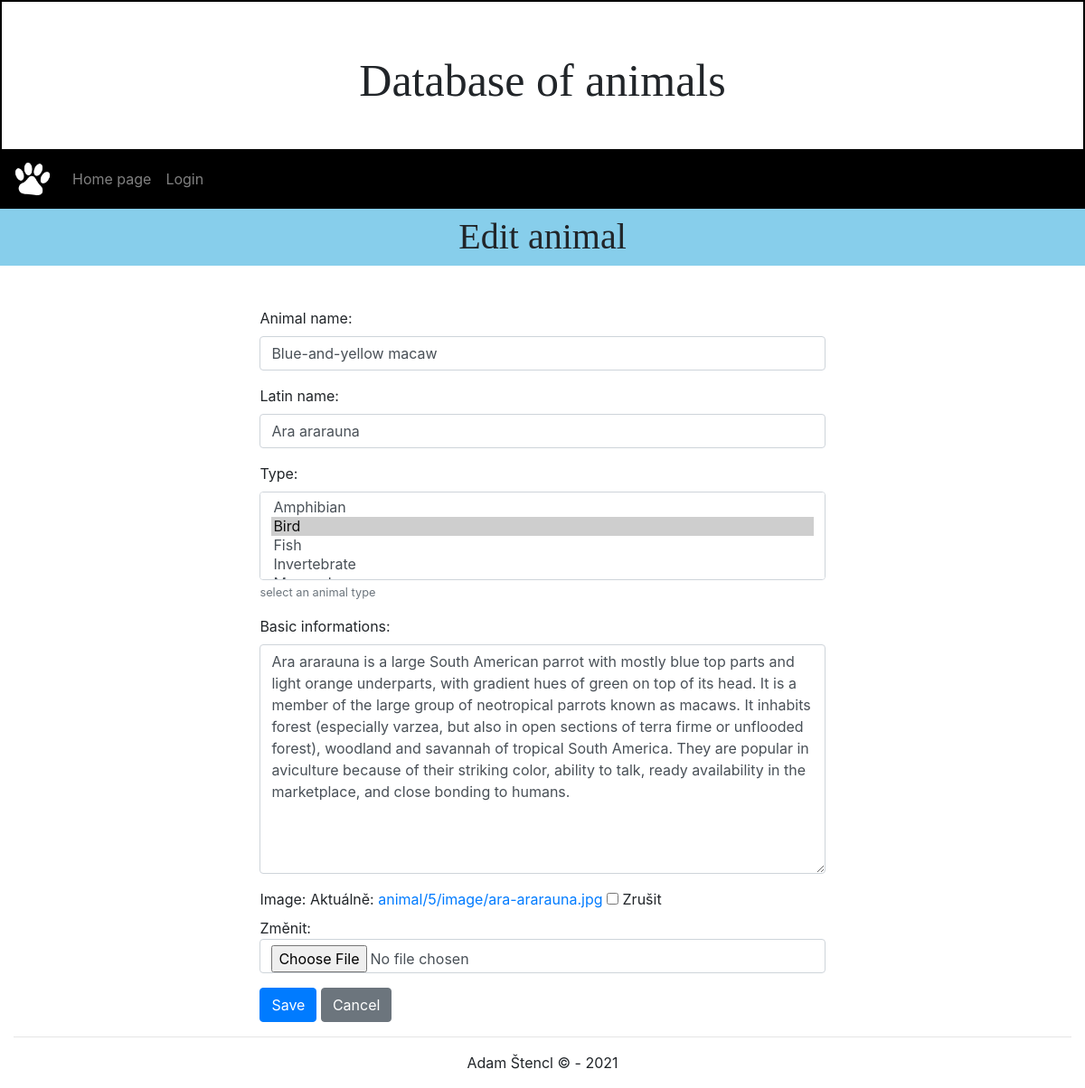
The page /app/animal/5/update/ on the database its author committed.
### app/models.py (models this page shows, shortened)
class Animal(models.Model):
    name = models.CharField(max_length=200, verbose_name="Name")
    latinn = models.CharField(max_length=200, verbose_name="Latin name")
    typee = models.ManyToManyField(Type, verbose_name="Type", help_text='select an animal type')
    info = models.TextField(blank=True, null=True, verbose_name="Info")
    image = models.ImageField(upload_to=poster_path, blank=True, null=True, verbose_name="Image")
    class Meta:
        ordering = ["name"]

### app/views.py (the view)
# urls.py: path('animal/<int:pk>/update/', views.UpdateAnimal.as_view(), name='update-animal'),
class UpdateAnimal(UpdateView):
    model = Animal
    template_name = 'update.html'
    form_class = AnimalModelForm

### app/forms.py
class AnimalModelForm(ModelForm):
    class Meta:
        model = Animal
        fields = ['name', 'latinn', 'typee', 'info', 'image']
        labels = {'name': 'Animal name', 'info': 'Basic informations'}

### app/models.py (called while the page is built)
    def __str__(self):
        return self.name

### app/templates/update.html (shortened to what this page needs)
{% extends "base.html" %}
{% load widget_tweaks %}
{% block content %}
<div class="row mb-3">
  <div style="top: -30px; background-color: skyblue;" class="col-sm-12">
      <h2 style="font-family: 'Cinzel', serif; font-size: 40px; margin-top: 7px;" class="text-center">Edit animal</h2>
  </div>
</div>
<div style="margin-left: 22%; margin-right: 22%;" class="row">
    <div class="container">
        <form method="post" novalidate>
            {% for field in form.visible_fields %}
            <div class="form-group">
                {{ field.label_tag }}
                {% if form.is_bound %}
                  {% if field.errors %}
                    {% render_field field class="form-control is-invalid" %}
                    {% for error in field.errors %}
                      <div class="invalid-feedback">
                          {{ error }}
                      </div>
                    {% endfor %}
                  {% else %}
                    {% render_field field class="form-control is-valid" %}
                  {% endif %}
                {% else %}
                  {% render_field field class="form-control" %}
                {% endif %}
                {% if field.help_text %}
                <small class="form-text text-muted">{{ field.help_text }}</small>
                {% endif %}
            </div>
            {% endfor %}
            <button class="btn btn-primary" type="submit">Save</button>
            <button class="btn btn-secondary" onclick="javascript:history.back();">Cancel</button>
        </form>
    </div>
</div>
{% endblock %}

### rows shown on the page
Animal: name "Blue-and-yellow macaw" "Ara ararauna" "Ara ararauna is a large South American parrot with mostly blue top parts and light orange underparts, with gradient hues of green on top of its head. It is a member of the large group of neotropical parrots known as macaws. It inhabits forest (especially varzea, but also in open sections of terra firme or unflooded forest), woodland and savannah of tropical South America. They are popular in aviculture because of their striking color, ability to talk, ready availability in the marketplace, and close bonding to humans."

### other values the page prints
{{ field.label_tag }} "Animal name:" "Latin name:" "Type:" "Basic informations:" "Image:"
{{ field.help_text }} "select an animal type"
